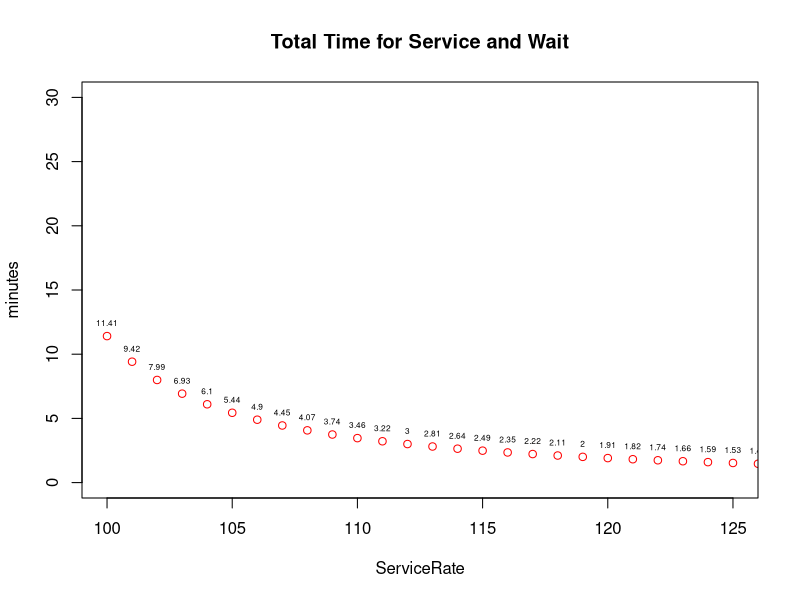

Generate this figure with R:
################ Brett Vogelsang & Andrew Reeves #################
# Question 1

# First we know that the average customer per hour is 37 so we place that into a 
# variable
AvgCustHr = 37

# Next we know that the number of customers arriving is 40 or more so we place the 
# number 40 into a variable as well
CustArriving = 40

# Now we use the ppois command because the values we are dealing with are continuous
# and we use 1 - the ppois command because this will give us the probably of 40 
# customers and above
Probability = 1- ppois(CustArriving, lambda = AvgCustHr) 

# here we print out the probablity to the screen
Probability
# Result:
# 0.2763471
# We can see that the probability of 40 or more people arriving in an hour is 27.63%.


# Question 2

# Now we are determining the service rate by taking 48 people for every 60 minutes
ServiceRate = (48/60)

# We determine the average time of each customer by dividing the service rate by 1
AvgTime = 1/ ServiceRate

# here we make it easier to look like the formula by placing the service rate 
# in the m variable
m = ServiceRate

# We want to see the probability of a customer being served in a minute or less 
# so the target service time is 1 
TargetServiceTime = 1

# rename the target service time to t in order to make it look like the formula
t = TargetServiceTime

# Here we calculate the probability of a customer being served in a minute or less by 
# using the formula 1-e^-(m*t)
Probability = 1- (2.718281828459^-(m*t))

# here we print out the probability to the screen
Probability
# Result:
# 0.550671
# We can see that the probability of a customer being served in less than a minute is 55.06%.


# Question 3
# Here we are going to be analyzing a queue with Little's Law

# Our arrival rate is 95 defects per hour
ArrivalRate = 95

# Our service rate is 103 repairs per hour
ServiceRate = 103

# Here we are measuring how much the system is being used compared to its service rate
AverageUtilization =  ArrivalRate/ServiceRate
# Result:
# 0.9223301
# We see that the system is being used 92.23% of the time. 

# Here we are finding the average length of each queue
AverageQueueLength 	= (ArrivalRate^2) / (ServiceRate*(ServiceRate-ArrivalRate))
# Result:
# 10.95267
# We can see that the average length of the queue is just under 11 repairs. Meaning that
# there is a long queue developing even though we can service more defects.

# Here we are measuring the average time spent waiting in the queue.
AverageWaitinginQueueMin = (AverageQueueLength/ArrivalRate)*60
# Result:
# 6.917476
# We see here that the average wait time is about 7 minutes for each repair in the queue. 
# To get through all 11 repairs in the queue it would take an hour and 17 minutes which 
# is a fairly inefficient system. This could be done better. 

# Here we are measuring the average number of repairs in the system at any given time.
AveragenumberofpeopleinSystem = AverageQueueLength + (ArrivalRate/ServiceRate)
# Result:
# 11.875
# We see that the average number of repairs in the system is just under 12. We know this
# is true because the average queue length is just under 11. 

# Here we are measuring the Average total time spent within the system.
AverageTotalTimeInSystemMin = AverageWaitinginQueueMin + (1 / ServiceRate)
# Result:
# 6.927184
# We see here that the average time spent in the entire system is about 7 minutes. 
# It's pretty cool that this happens because the average wait timne in the queue is 
# about seven minutes as well. This makes sense though because of course you would have to wait 
# around the same amount of time it takes for a repair to go through the system. 

ServiceRate = 100:150

AverageUtilization =  ArrivalRate/ServiceRate
AverageQueueLength 	= (ArrivalRate^2) / (ServiceRate* abs(ServiceRate-ArrivalRate)) 
AverageWaitinginQueueMin = (AverageQueueLength/ArrivalRate)*60
AveragenumberofpeopleinSystem = AverageQueueLength + (ArrivalRate/ServiceRate)
AverageTotalTimeInSystemMin = AverageWaitinginQueueMin + (1 / ServiceRate)

# This lets us see a plot of the different total system time in minutes based on 
# the different service rates between 100 and 150
plot(ServiceRate, AverageTotalTimeInSystemMin, ylim=c(0,30), xlim=c(100,125), col="red",
     main="Total Time for Service and Wait", xlab="ServiceRate", ylab="minutes")
text(ServiceRate, AverageTotalTimeInSystemMin, round(AverageTotalTimeInSystemMin,2), 
     pos=3, cex=0.5)

